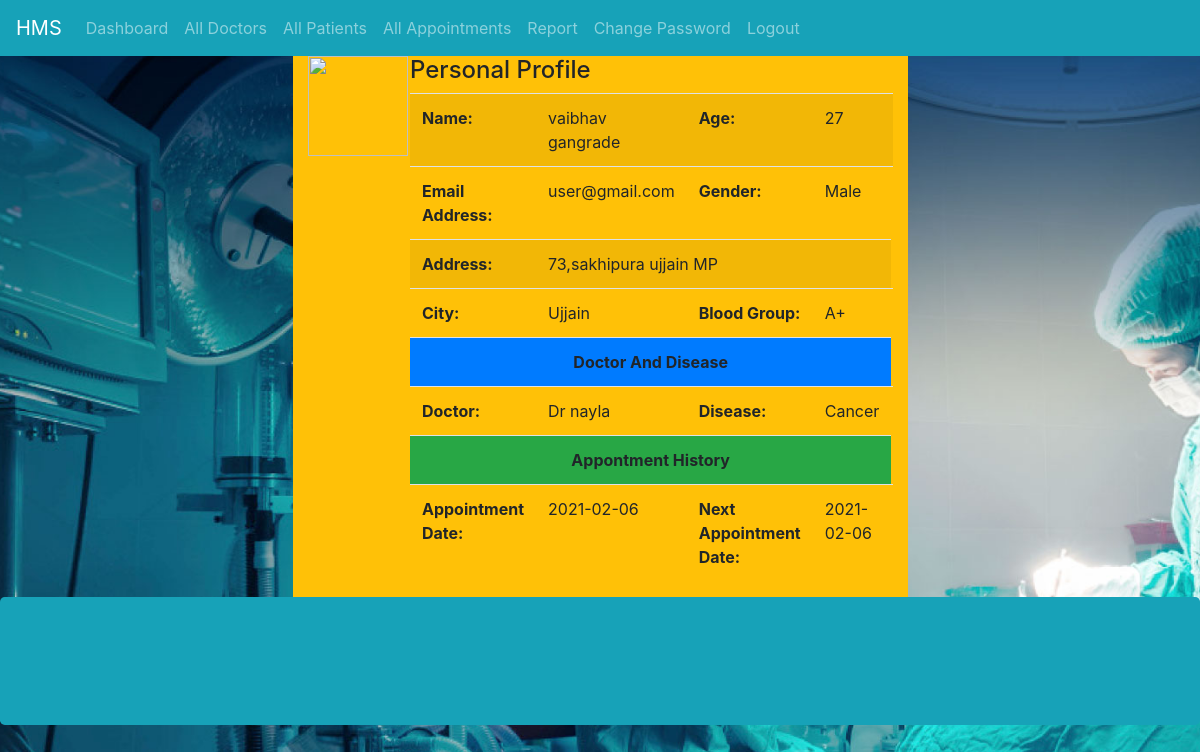
The app's page /Admin/view_patient_history.php?id=1 (signed in) with its own data.
### tables this page shows
CREATE TABLE `registration` (
  `id` int(11) NOT NULL,
  `full_name` varchar(200) NOT NULL,
  `age` int(11) NOT NULL,
  `gender` varchar(11) NOT NULL,
  `address` text NOT NULL,
  `city` varchar(100) NOT NULL,
  `blood_group` varchar(10) NOT NULL,
  `user_email` varchar(100) NOT NULL,
  `user_password` varchar(255) NOT NULL,
  `upload_image` varchar(255) NOT NULL
);

CREATE TABLE `appointment` (
  `id` int(11) NOT NULL,
  `full_name` varchar(100) NOT NULL,
  `age` int(11) NOT NULL,
  `gender` varchar(20) NOT NULL,
  `email` varchar(100) NOT NULL,
  `blood_group` varchar(10) NOT NULL,
  `disease` varchar(100) NOT NULL,
  `doctor` varchar(100) NOT NULL,
  `appointment_time` time(6) NOT NULL,
  `appointment_date` date NOT NULL,
  `appointment_status` tinyint(1) NOT NULL DEFAULT '0',
  `user_id` int(11) NOT NULL,
  `msg_read` tinyint(1) NOT NULL DEFAULT '0'
);

### Admin/view_patient_history.php (the view, shortened to what this page needs)
<?php
include_once('inc/header.php');
include_once('inc/navbar.php');
?>
<?php
$id = $_GET['id'];
$view_users_data= $conn->prepare("SELECT appointment.appointment_date,
 		appointment.appointment_time,
        appointment.doctor,
         appointment.disease,
         registration.full_name,
         registration.age,
         registration.gender,
         registration.address,
          registration.city,
          registration.blood_group,
          registration.user_email,
          registration.upload_image
           FROM `appointment`
  INNER JOIN `registration` ON appointment.user_id = registration.id
  WHERE appointment.user_id = ?");
$view_users_data->bind_param("i",$id);
$view_users_data->execute();
$view_users_data -> bind_result($appointment_date, $appointment_time,$doctor,$disease,$full_name, $age,$gender,$address,$city,$blood_group,$user_email,$upload_image);
?>
<div class="conatiner">
	<div class="row">
	<div class="col-md-3"></div>
	<div class="mt-50 col-md-6 mx-auto bg-warning">
		<div class="row">
			<div class="col-md-2">
				<img src="../<?php echo $upload_image; ?>" height="100" width="100">
			</div>
			<div class="col-md-10 ">
				<table class="table table-striped table-responsive">
    <thead>
       <h4>Personal Profile</h4>
    </thead>
    <tbody>
      <tr>
      	<th>Name:</th>
        <td><?php echo $full_name; ?></td>
        <th>Age:</th>
        <td><?php echo $age; ?></td>
      </tr>
       <tr>
      	<th>Email Address:</th>
        <td><?php echo $user_email; ?></td>
        <th>Gender:</th>
        <td><?php echo $gender; ?></td>
      </tr>
      <tr>
      	<th>Address:</th>
        <td colspan="2"><?php echo $address; ?></td>
         <td></td>
      </tr>
       <tr>
      	<th>City:</th>
        <td><?php echo $city; ?></td>
        <th>Blood Group:</th>
        <td><?php echo $blood_group; ?></td>
      </tr>
      <tr>
      	<th colspan="4" class="text-center bg-primary">Doctor And Disease</th>
      </tr>
      <tr>
      	<th>Doctor:</th>
        <td><?php echo $doctor; ?></td>
        <th>Disease:</th>
        <td><?php echo $disease; ?></td>
      </tr>
       <tr>
      	<th colspan="4" class="text-center bg-success">Appontment History</th>
      </tr>
      <tr>
      	<th>Appointment Date:</th>
        <td><?php echo $appointment_date; ?></td>
        <th>Next Appointment Date:</th>
        <td><?php echo $appointment_date; ?></td>
      </tr>
    </tbody>
  </table>
			</div>
		</div>
	</div>
	<div class="col-md-3"></div>
</div>
</div>
<?php include_once('inc/footer.php'); ?>

### Admin/inc/header.php (style rules this page uses)
body { background-image: url('img/hms2.jpg'); background-size: cover; background-position: center; background-repeat: repeat-x; height: 100vh; }

### records on screen
registration: full_name "vaibhav gangrade", age "27", user_email "user@gmail.com", gender "Male", address "73,sakhipura ujjain MP", city "Ujjain", blood_group "A+"
appointment: doctor "Dr nayla", disease "Cancer", appointment_date "2021-02-06"
